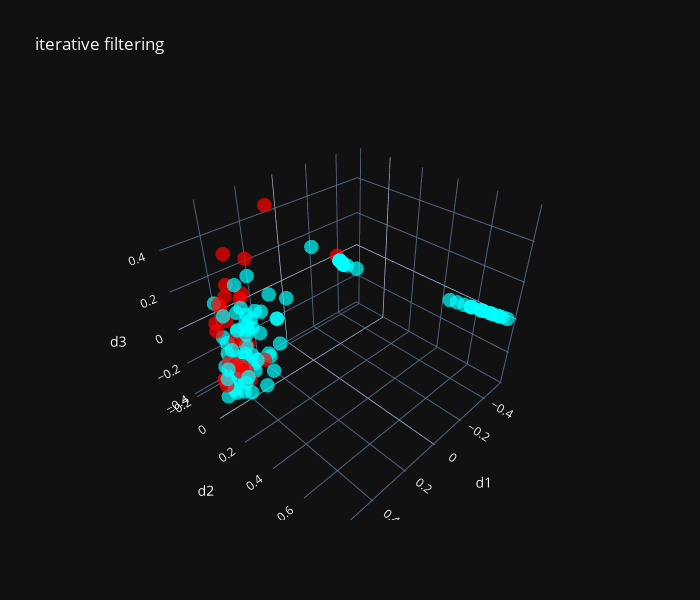

Notebook cell for this chart:
### Code cell
# iterative filtering outliers search
from common import find_outliers

X_numpy = np.array(X)
y_numpy = np.array(y)

outliers_to_remove=0.2

outliers_mask, pred_loss, score = find_outliers(
    X_numpy,
    y_numpy,
    special_model,
    outliers_to_remove=outliers_to_remove,
    iterations=5,
    gamma=0.9,
    evaluate_loss=metrics.mean_absolute_error,
    cv=5,
    repeats=3,
    class_weight_scale_power=0.5,
    plot=False
)

outliers_to_remove=sum(outliers_mask)/len(X)

render_results(X,y,validate_model,scaler,outliers_mask,"iterative filtering")

### Figure 1 — Plotly figure (JSON) as saved in the notebook; plotly's stock layout.template omitted (floating-point values rounded to 4 significant figures; data arrays with more than 128 entries replaced by an {"elided": "..."} marker saying what was removed)
{"data": [{"marker": {"color": {"elided": "191 str values"}, "opacity": 0.7, "size": 5}, "mode": "markers", "type": "scatter3d", "x": {"elided": "191 float values"}, "y": {"elided": "191 float values"}, "z": {"elided": "191 float values"}}], "layout": {"height": 600, "scene": {"xaxis": {"title": {"text": "d1"}}, "yaxis": {"title": {"text": "d2"}}, "zaxis": {"title": {"text": "d3"}}}, "title": {"text": "iterative filtering"}, "width": 700}}
